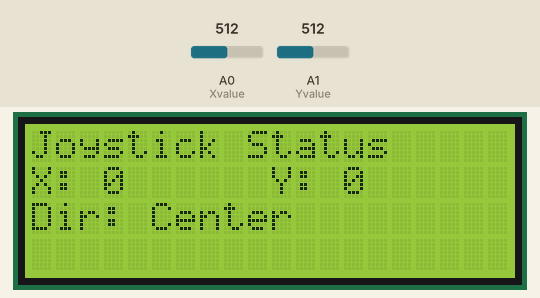
Simulated run of this sketch. Board: Arduino Uno, built with avr-gcc and run on an emulated ATmega328P. Shown: 20×4 character LCD. The test bench sets the inputs (shaded band); at power-on: A0 (Xvalue) = 512, A1 (Yvalue) = 512.

Above: at 1.2 s.
1.3 s: A0 (Xvalue) set to 539
At 2.7 s:
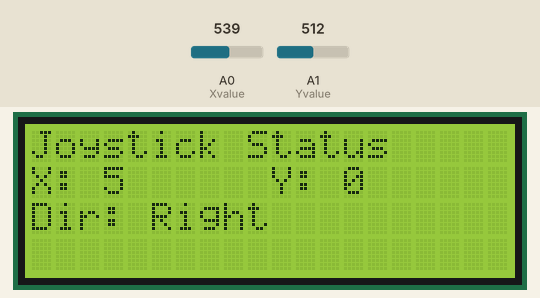
3.0 s: A1 (Yvalue) set to 764
At 4.2 s:
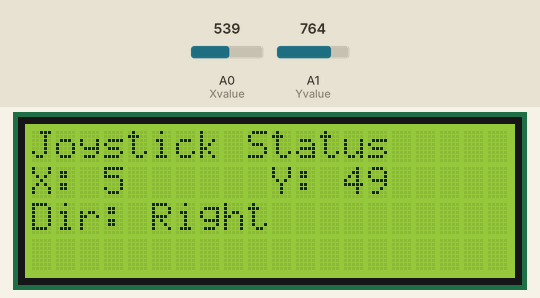
4.7 s: A1 (Yvalue) set to 791
At 5.6 s:
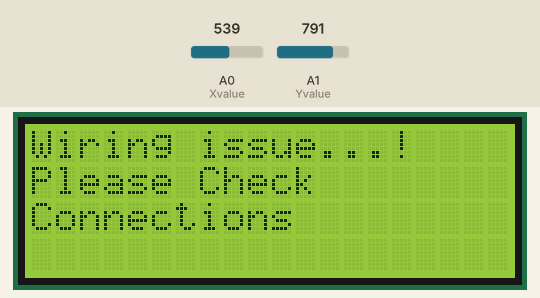
Timing chart, 0 to 7.7 s (numbered marks = the images above; inputs shaded):
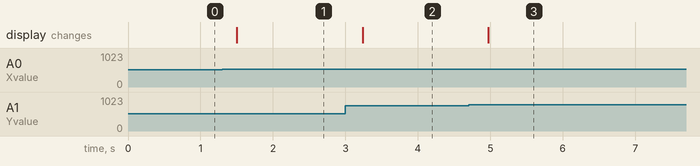

The sketch:

lcd_joystick.ino
```cpp
#include <Wire.h>
#include <LiquidCrystal_I2C.h>
LiquidCrystal_I2C lcd(0x27, 20, 4);
#define Xvalue A0
#define Yvalue A1
int Xval, Yval;
void setup() {
  Serial.begin(9600);
  lcd.begin();
  lcd.backlight();
  lcd.clear();
}
void loop() {
  Xval = analogRead(Xvalue);
  Yval = analogRead(Yvalue);
  if (Xval < 100 || Xval > 780 || Yval < 100 || Yval > 780) {
      lcd.clear();
      lcd.setCursor(0, 0);
      lcd.print("Wiring issue...!");
      lcd.setCursor(0, 1);
      lcd.print("Please Check");
      lcd.setCursor(0, 2);
      lcd.print("Connections ");
      delay(10000);
    }
    lcd.setCursor(0, 0);
    lcd.print("Joystick Status");
     int X = map(Xval,254,767,-50,50);
     int Y = map(Yval,256,769,-50,50);

    if (X > -4 && X < 2) X = 0;
    if (Y > -3 && Y < 2) Y = 0;
    lcd.setCursor(0, 1);
    lcd.print("X: ");
    lcd.print(X);
    lcd.print("       ");
    lcd.setCursor(10, 1);
    lcd.print("Y: ");
    lcd.print(Y);
    lcd.print("      ");
    lcd.setCursor(0, 2);
    if (Xval > 520)
      lcd.print("Dir: Right ");
    else if (Xval < 480)
      lcd.print("Dir: Left  ");
    else if (Yval > 520)
      lcd.print("Dir: Up    ");
    else if (Yval < 480)
      lcd.print("Dir: Down  ");
    else
      lcd.print("Dir: Center");
    delay(300);
}
```

Measured:
- the behaviour switches between 520 and 521 on A0 (Xvalue) (found by bisection; images 0 and 1)
- the behaviour switches between 780 and 781 on A1 (Yvalue) (found by bisection; images 2 and 3)
- after the input at 1.3 s, the display: changes after 0.20 s (image 1)
- after the input at 3.0 s, the display: changes after 0.24 s (image 2)
- after the input at 4.7 s, the display: changes after 0.27 s (image 3)
